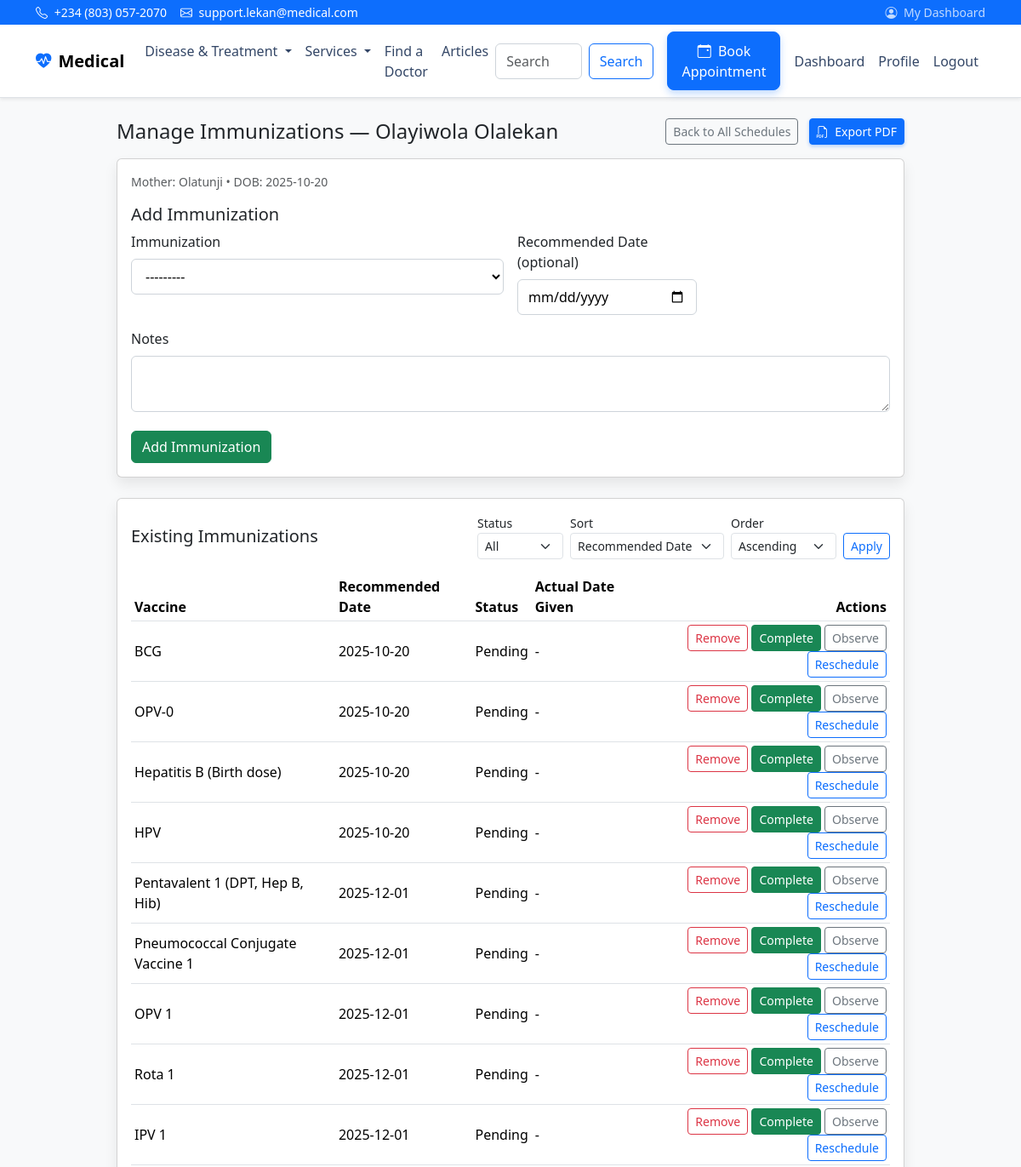
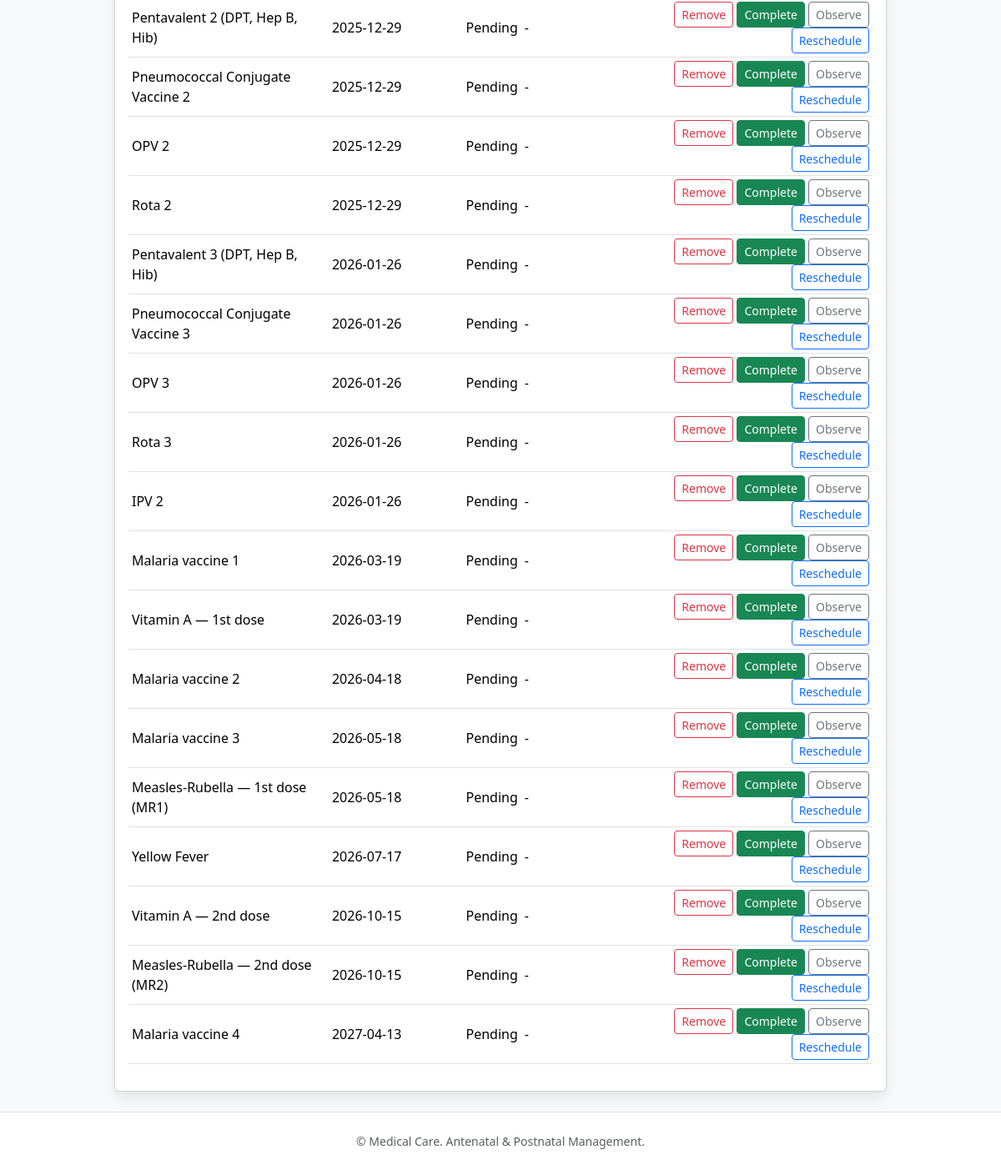
/immunization/baby/5/manage/ (signed in), run on the app's committed database (2 pictures, top to bottom).
### patients/models.py (models this page shows, shortened)
class BabyProfile(models.Model):
    mother = models.ForeignKey(MotherProfile, on_delete=models.CASCADE, related_name='babies')
    name = models.CharField(max_length=255)
    hospital_id = models.CharField(max_length=20, unique=True, blank=True, null=True)
    gender = models.CharField(max_length=20, blank=True)
    date_of_birth = models.DateField()
    weight_kg = models.DecimalField(max_digits=5, decimal_places=2, null=True, blank=True)
    height_cm = models.DecimalField(max_digits=5, decimal_places=2, null=True, blank=True)
    apgar_score = models.CharField(max_length=20, blank=True)
    blood_type = models.CharField(max_length=10, blank=True)
    registered_by = models.ForeignKey(settings.AUTH_USER_MODEL, on_delete=models.SET_NULL, null=True, blank=True)
    created_at = models.DateTimeField(auto_now_add=True)

class MotherProfile(models.Model):
    user = models.OneToOneField(settings.AUTH_USER_MODEL, on_delete=models.CASCADE, related_name='mother_profile')
    member_id = models.CharField(max_length=20, unique=True, blank=True, null=True)
    full_name = models.CharField(max_length=255)
    age = models.PositiveIntegerField(null=True, blank=True)
    address = models.TextField(blank=True)
    phone_number = models.CharField(max_length=20, blank=True)
    marital_status = models.CharField(max_length=50, blank=True)
    occupation = models.CharField(max_length=100, blank=True)
    profile_picture = models.ImageField(upload_to='profiles/', null=True, blank=True)
    blood_type = models.CharField(max_length=10, blank=True)
    allergies = models.TextField(blank=True)
    previous_pregnancies = models.TextField(blank=True)
    existing_conditions = models.TextField(blank=True)
    emergency_contact = models.CharField(max_length=255, blank=True)
    created_at = models.DateTimeField(auto_now_add=True)
    updated_at = models.DateTimeField(auto_now=True)

### immunization/models.py (models this page shows, shortened)
class ImmunizationSchedule(models.Model):
    STATUS_CHOICES = (
        ('DUE', 'Pending'),  # display "Pending" for patient-facing UI
        ('DONE', 'Done'),
        ('MISSED', 'Missed'),
    )
    baby = models.ForeignKey(BabyProfile, on_delete=models.CASCADE, related_name='immunizations')
    vaccine_name = models.CharField(max_length=100)
    scheduled_date = models.DateField()
    status = models.CharField(max_length=10, choices=STATUS_CHOICES, default='DUE')
    notes = models.TextField(blank=True)
    date_completed = models.DateField(blank=True, null=True)
    visible_to_mother = models.BooleanField(default=False)
    approved_by = models.ForeignKey(USER_MODEL, on_delete=models.SET_NULL, null=True, blank=True, related_name='approved_immunizations')
    approved_at = models.DateTimeField(null=True, blank=True)
    administered_by = models.ForeignKey(USER_MODEL, on_delete=models.SET_NULL, null=True, blank=True, related_name='administered_immunizations')
    administered_at = models.DateTimeField(null=True, blank=True)
    batch_number = models.CharField(max_length=120, blank=True)
    manufacturer = models.CharField(max_length=120, blank=True)
    administration_site = models.CharField(max_length=64, blank=True, help_text='e.g., Left Arm, Right Thigh')
    post_observation_notes = models.TextField(blank=True)
    rescheduled_for = models.DateField(null=True, blank=True)
    reschedule_reason = models.CharField(max_length=200, blank=True)

### immunization/views.py (the view, shortened to what this page needs)
# urls.py: path('immunization/baby/<int:baby_id>/manage/', manage_baby_immunizations, name='immunization_manage_baby'),
@login_required
def manage_baby_immunizations(request, baby_id):
    if not request.user.is_staff:
        messages.error(request, 'Staff access only.')
        return redirect('immunization_schedule_all')
    try:
        baby = BabyProfile.objects.select_related('mother').get(pk=baby_id)
    except BabyProfile.DoesNotExist:
        messages.error(request, 'Baby not found.')
        return redirect('immunization_schedule_all')
    form = AddBabyImmunizationForm(request.POST or None)
    status_filter = (request.GET.get('status') or 'ALL').upper()
    sort_field = (request.GET.get('sort') or 'date').lower()  # date|name|status
    sort_dir = (request.GET.get('dir') or 'asc').lower()      # asc|desc
    qs = ImmunizationSchedule.objects.filter(baby=baby)
    if status_filter in {'DUE', 'DONE', 'MISSED'}:
        qs = qs.filter(status=status_filter)
    field_map = {
        'date': 'scheduled_date',
        'name': 'vaccine_name',
        'status': 'status',
    }
    order_field = field_map.get(sort_field, 'scheduled_date')
    if sort_dir == 'desc':
        order_field = f'-{order_field}'
    schedules = qs.order_by(order_field)
    return render(request, 'immunization/manage_baby.html', {
        'baby': baby,
        'form': form,
        'schedules': schedules,
        'status_filter': status_filter,
        'sort_field': sort_field,
        'sort_dir': sort_dir,
    })

### immunization/forms.py
class AddBabyImmunizationForm(forms.Form):
    master = forms.ModelChoiceField(
        queryset=ImmunizationMaster.objects.filter(is_active=True),
        label='Immunization'
    )
    scheduled_date = forms.DateField(
        required=False,
        widget=forms.DateInput(attrs={'type': 'date'})
    )
    notes = forms.CharField(
        required=False,
        widget=forms.Textarea(attrs={'rows': 2})
    )

### immunization/models.py (called while the page is built)
    def __str__(self):
        return self.name

### templates/immunization/manage_baby.html (shortened to what this page needs)
{% extends "base.html" %}
{% block content %}
  <div class="row">
    <div class="col-lg-10 mx-auto">
      <div class="d-flex justify-content-between align-items-center mb-3">
        <h4 class="mb-0">Manage Immunizations — {{ baby.name }}</h4>
        <div>
          <a href="{% url 'immunization_schedule_all' %}" class="btn btn-outline-secondary btn-sm me-2">Back to All Schedules</a>
          <a href="{% url 'immunization_baby_pdf' baby_id=baby.id %}" target="_blank" rel="noopener" class="btn btn-primary btn-sm"><i class="bi bi-filetype-pdf me-1"></i> Export PDF</a>
        </div>
      </div>
      <div class="card card-shadow mb-4">
        <div class="card-body">
          <div class="mb-3 text-muted small">Mother: {{ baby.mother.full_name }} • DOB: {{ baby.date_of_birth|date:"Y-m-d" }}</div>
          <h5 class="card-title">Add Immunization</h5>
          <form method="post" class="row g-3">
            <div class="col-md-6">
              <label class="form-label">Immunization</label>
              {{ form.master }}
            </div>
            <div class="col-md-3">
              <label class="form-label">Recommended Date (optional)</label>
              {{ form.scheduled_date }}
            </div>
            <div class="col-12">
              <label class="form-label">Notes</label>
              {{ form.notes }}
            </div>
            <div class="col-12">
              <button type="submit" name="add" value="1" class="btn btn-success">Add Immunization</button>
            </div>
          </form>
        </div>
      </div>
      <div class="card card-shadow">
        <div class="card-body">
          <div class="d-flex justify-content-between align-items-center">
            <h5 class="card-title mb-0">Existing Immunizations</h5>
            <form method="get" class="row g-2 align-items-end">
              <div class="col-auto">
                <label class="form-label mb-0 small">Status</label>
                <select name="status" class="form-select form-select-sm">
                  <option value="ALL"{% if status_filter == 'ALL' %} selected{% endif %}>All</option>
                </select>
              </div>
              <div class="col-auto">
                <label class="form-label mb-0 small">Sort</label>
                <select name="sort" class="form-select form-select-sm">
                  <option value="date"{% if sort_field == 'date' %} selected{% endif %}>Recommended Date</option>
                </select>
              </div>
              <div class="col-auto">
                <label class="form-label mb-0 small">Order</label>
                <select name="dir" class="form-select form-select-sm">
                  <option value="asc"{% if sort_dir == 'asc' %} selected{% endif %}>Ascending</option>
                </select>
              </div>
              <div class="col-auto">
                <button type="submit" class="btn btn-outline-primary btn-sm">Apply</button>
              </div>
            </form>
          </div>
          {% if schedules %}
            <div class="table-responsive mt-3">
              <table class="table table-sm align-middle">
                <thead>
                  <tr>
                    <th>Vaccine</th>
                    <th>Recommended Date</th>
                    <th>Status</th>
                    <th>Actual Date Given</th>
                    <th class="text-end">Actions</th>
                  </tr>
                </thead>
                <tbody>
                  {% for s in schedules %}
                    <tr>
                      <td>{{ s.vaccine_name }}</td>
                      <td>{{ s.scheduled_date|date:"Y-m-d" }}</td>
                      <td>{{ s.get_status_display }}</td>
                      <td>{% if s.date_completed %}{{ s.date_completed|date:"Y-m-d" }}{% else %}-{% endif %}</td>
                      <td class="text-end">
                        <form method="post" class="d-inline">
                          <button type="submit" class="btn btn-outline-danger btn-sm" onclick="return confirm('Remove this immunization? This cannot be undone.')">Remove</button>
                        </form>
                        <a href="{% url 'immunization_complete' s.id %}" class="btn btn-success btn-sm">Complete</a>
                        <a href="{% url 'immunization_observe' s.id %}" class="btn btn-outline-secondary btn-sm">Observe</a>
                        <a href="{% url 'immunization_reschedule' s.id %}" class="btn btn-outline-primary btn-sm">Reschedule</a>
                      </td>
                    </tr>
                  {% endfor %}
                </tbody>
              </table>
            </div>
          {% else %}
            <p class="text-muted mb-0">No immunizations yet for this baby.</p>
          {% endif %}
        </div>
      </div>
    </div>
  </div>
{% endblock %}

### static/css/styles.css (style rules this page uses)
:root { --brand-primary: #0d6efd; }
body { font-feature-settings: "liga" 1, "kern" 1; }
.card-shadow { box-shadow: 0 0.5rem 1rem rgba(0,0,0,.08); }
form .form-control input, form .form-control select, form .form-control textarea, form input:not([type=checkbox]):not([type=radio]), form select, form textarea { width: 100%; padding: .5rem .75rem; border: 1px solid #ced4da; border-radius: .375rem; background-color: #fff; }
.btn-primary { box-shadow: 0 .125rem .25rem rgba(13,110,253,.3); }

### data on the page
BabyProfile: name "Olayiwola Olalekan", mother.full_name "Olatunji", date_of_birth "2025-10-20"
ImmunizationSchedule: vaccine_name "BCG", scheduled_date "2025-10-20", status "Pending"
ImmunizationSchedule: vaccine_name "OPV-0", scheduled_date "2025-10-20", status "Pending"
ImmunizationSchedule: vaccine_name "Hepatitis B (Birth dose)", scheduled_date "2025-10-20", status "Pending"
ImmunizationSchedule: vaccine_name "HPV", scheduled_date "2025-10-20", status "Pending"
ImmunizationSchedule: vaccine_name "Pentavalent 1 (DPT, Hep B, Hib)", scheduled_date "2025-12-01", status "Pending"
ImmunizationSchedule: vaccine_name "Pneumococcal Conjugate Vaccine 1", scheduled_date "2025-12-01", status "Pending"
ImmunizationSchedule: vaccine_name "OPV 1", scheduled_date "2025-12-01", status "Pending"
ImmunizationSchedule: vaccine_name "Rota 1", scheduled_date "2025-12-01", status "Pending"
ImmunizationSchedule: vaccine_name "IPV 1", scheduled_date "2025-12-01", status "Pending"
ImmunizationSchedule: vaccine_name "Pentavalent 2 (DPT, Hep B, Hib)", scheduled_date "2025-12-29", status "Pending"
ImmunizationSchedule: vaccine_name "Pneumococcal Conjugate Vaccine 2", scheduled_date "2025-12-29", status "Pending"
ImmunizationSchedule: vaccine_name "OPV 2", scheduled_date "2025-12-29", status "Pending"
ImmunizationSchedule: vaccine_name "Rota 2", scheduled_date "2025-12-29", status "Pending"
ImmunizationSchedule: vaccine_name "Pentavalent 3 (DPT, Hep B, Hib)", scheduled_date "2026-01-26", status "Pending"
ImmunizationSchedule: vaccine_name "Pneumococcal Conjugate Vaccine 3", scheduled_date "2026-01-26", status "Pending"
ImmunizationSchedule: vaccine_name "OPV 3", scheduled_date "2026-01-26", status "Pending"
ImmunizationSchedule: vaccine_name "Rota 3", scheduled_date "2026-01-26", status "Pending"
ImmunizationSchedule: vaccine_name "IPV 2", scheduled_date "2026-01-26", status "Pending"
ImmunizationSchedule: vaccine_name "Malaria vaccine 1", scheduled_date "2026-03-19", status "Pending"
ImmunizationSchedule: vaccine_name "Vitamin A — 1st dose", scheduled_date "2026-03-19", status "Pending"
ImmunizationSchedule: vaccine_name "Malaria vaccine 2", scheduled_date "2026-04-18", status "Pending"
ImmunizationSchedule: vaccine_name "Malaria vaccine 3", scheduled_date "2026-05-18", status "Pending"
ImmunizationSchedule: vaccine_name "Measles-Rubella — 1st dose (MR1)", scheduled_date "2026-05-18", status "Pending"
ImmunizationSchedule: vaccine_name "Yellow Fever", scheduled_date "2026-07-17", status "Pending"
ImmunizationSchedule: vaccine_name "Vitamin A — 2nd dose", scheduled_date "2026-10-15", status "Pending"
ImmunizationSchedule: vaccine_name "Measles-Rubella — 2nd dose (MR2)", scheduled_date "2026-10-15", status "Pending"
ImmunizationSchedule: vaccine_name "Malaria vaccine 4", scheduled_date "2027-04-13", status "Pending"
